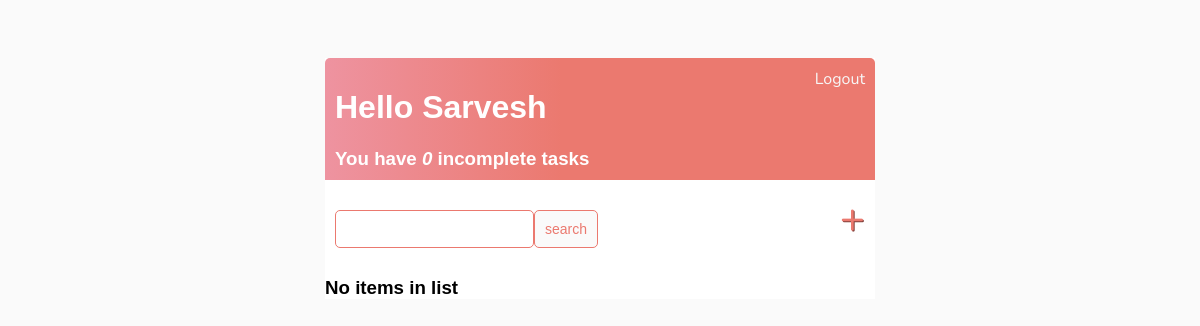
/ (signed in), run on an earlier commit of the app's database.
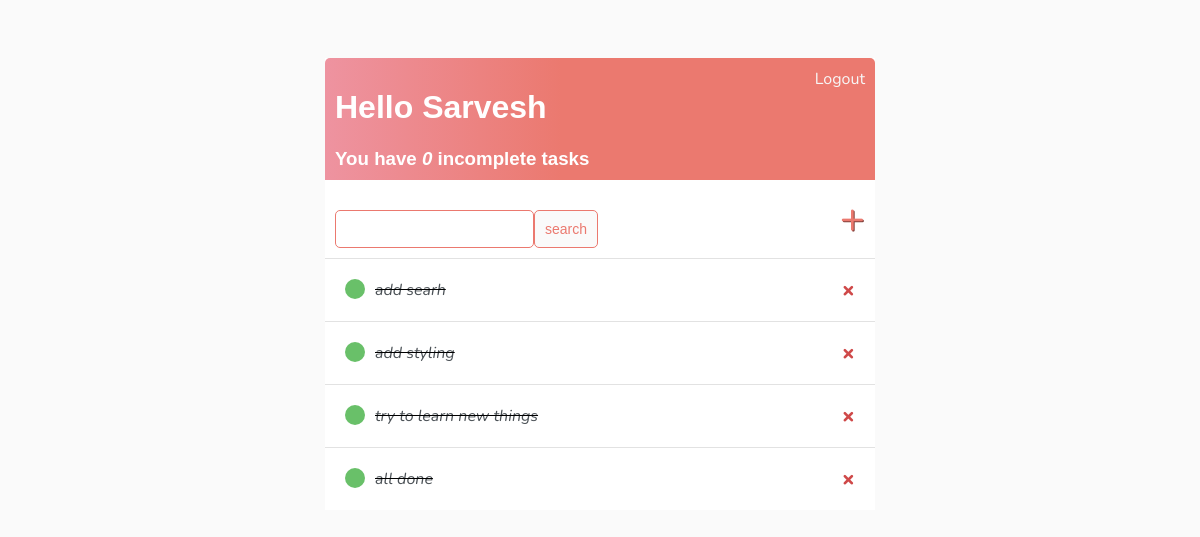
And on a later commit of the database.
### base/models.py (models this page shows)
class Task(models.Model):
    user = models.ForeignKey(User, on_delete=models.CASCADE, null=True, blank=True)
    title = models.CharField(max_length=200, null=True, blank=True)
    description = models.TextField(null=True, blank=True)
    completed = models.BooleanField(default=False)
    created = models.DateTimeField(auto_now_add=True)
    def __str__(self):
        return self.title
    class Meta:
        ordering = ['completed']

### base/views.py (the view)
class TaskList(LoginRequiredMixin, ListView):
    model = Task
    context_object_name="task"
    def get_context_data(self, **kwargs):
        context = super().get_context_data(**kwargs)
        context['task'] = context['task'].filter(user=self.request.user)
        context['count'] = context['task'].filter(completed=False).count()
        search_input = self.request.GET.get('search-area') or ''
        if search_input:
            context['task'] = context['task'].filter(
                title__startswith=search_input)
        context['search_input'] = search_input
        return context

### base/templates/base/task_list.html
{% extends 'base/main.html' %}
{% block content%}
<div class="header-bar">
    <div>
        <h1>Hello {{request.user|title}}</h1>
        <h3 style="margin:0"> You have <i>{{count}}</i> incomplete task{{count|pluralize:"s"}}</h3>
    </div>
    {% if request.user.is_authenticated %}
    <a href="{% url 'logout'%}">Logout</a>
    {% else %}
    <a href="{% url 'login' %}">Login</a>
    {% endif %}
</div>
<div id="search-add-wrapper">
    <form method="get" style="margin-top: 20px; display:flex">
        <input type="text" name="search-area" value="{{search_input}}">
        <input class="button" type="submit", value="search">
    </form>
    <a id="add-link" href="{% url 'task-create' %}">&#x2b;</a>
</div>
<div class="task-items-wrapper">
    {% for task in task %}
        <div class="task-wrapper">
            {% if task.completed %}
            <div class="task-title">
                <div class="task-complete-icon"></div>
                <i><s><a href="{% url 'task-update' task.id %}">{{task}}</a></s></i>
            </div>
            <a class="delete-link" href="{% url 'task-delete' task.id %}">&#215;</a>
            {% else %}
            <div class="task-title">
                <div class="task-incomplete-icon"></div>
                <a href="{% url 'task-update' task.id %}">{{task}}</a>
            </div>
            <a class="delete-link" href="{% url 'task-delete' task.id %}">&#215;</a>
            {% endif %}
        </div>
    {% empty %}
    <h3>No items in list </h3>
    {% endfor %}
</div>
{% endblock content %}

### base/templates/base/main.html (shortened to what this page needs)
<!DOCTYPE html>
<html lang="en">
<head>
</head>
<body>
    <div class="container">
        {% block content%}
        {% endblock content %}
    </div>
</body>
</html>

### base/templates/base/main.html (style rules this page uses)
body { background-color: #FAFAFA ; font-family: 'Nunito', sans-serif; padding-top: 50px; }
h1, h2, h3, h4, h5, h6 { font-family: 'Raleway', sans-serif; }
a, p { color: #4b5156; }
.container { max-width: 550px; margin:auto; background-color: #fff; }
.header-bar { display: flex; justify-content: space-between; color:#fff; padding: 10px; border-radius: 5px 5px 0 0; background: linear-gradient(90deg, #EE93A0 0%, #EB796F 43%, #EB796F 100%); }
.header-bar a { color: rgb(247, 247, 247); text-decoration: none; }
.task-wrapper { display: flex; align-items: center; justify-content: space-between; padding: 20px; background-color: #fff; border-top: 1px solid rgb(226, 226, 226) }
.task-title { display: flex; }
.task-title a { text-decoration: none; color: #4b5156; margin-left: 10px; }
.task-complete-icon { height: 20px; width: 20px; background-color: rgb(105, 192, 105); border-radius: 50%; }
.delete-link { text-decoration: none; font-weight: 900; color: #cf4949; font-size: 22px; line-height: 0; }
#search-add-wrapper { display: flex; justify-content: space-between; align-items: center; padding: 10px; }
#add-link { color: #EB796F; text-decoration: none; font-size: 42px; text-shadow: 1px 1px #81413b; }
input[type=text], input[type=password], textarea { border: 1px solid #EB796F; border-radius: 5px; padding: 10px; width: 90%; }
.button { border: 1px solid #EB796F; background-color: #FAFAFA; color: #EB796F; padding: 10px; font-size: 14px; border-radius: 5px; cursor: pointer; }

What changed in the data, as far as the page shows it:
added Task: title "add searh"
added Task: title "add styling"
added Task: title "try to learn new things"
added Task: title "all done"
Also different on the page:
text no longer shown: "No items in list"
